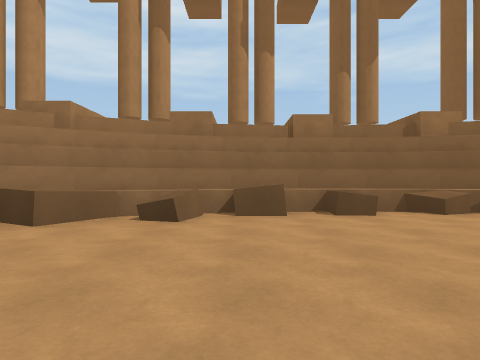
[1] (above)

19 first-person views from a walk through a scene from a Unity 3-D project. The camera is 1.2 m above the floor, looks level and sees 75° across. The floor is counted in squares, 2 m on a side. Each view is taken from the middle of a square. On the plan, view 1 faces up. The plan holds only what a view shows up to about 9 squares ahead; the rest is blank. The place goes on beyond the plan. The player is left out. Some animated figures are not drawn.

[2]
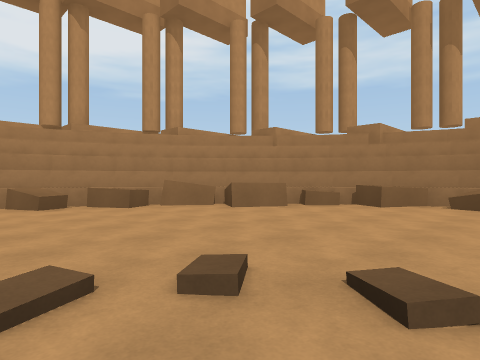

[3]
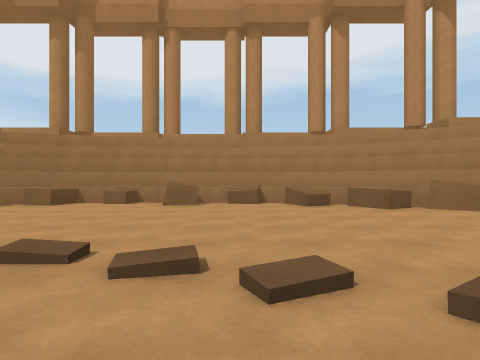

[4]
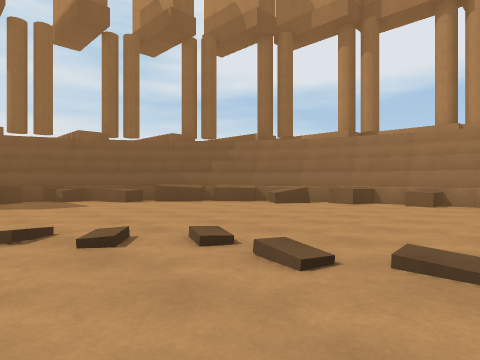

[5]
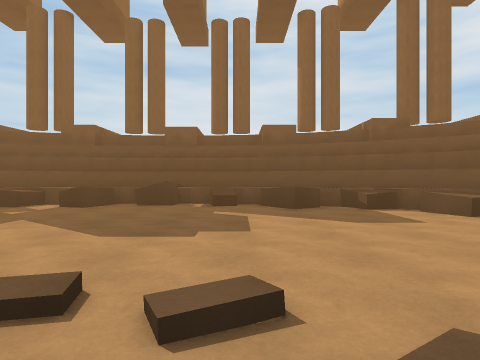

[6]
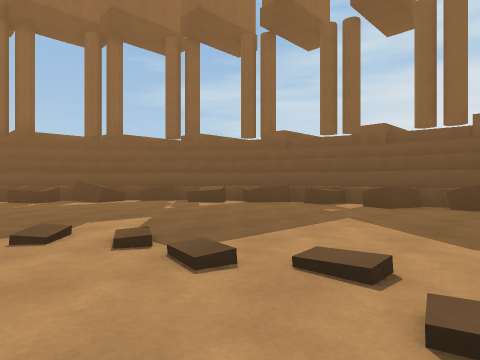

[7]
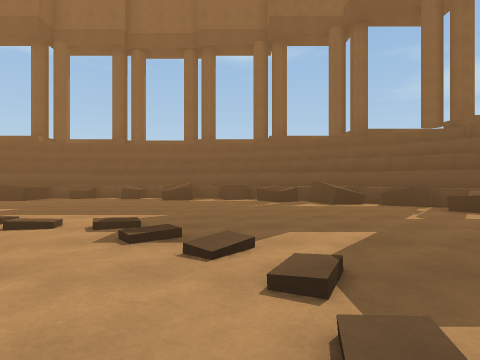

[8]
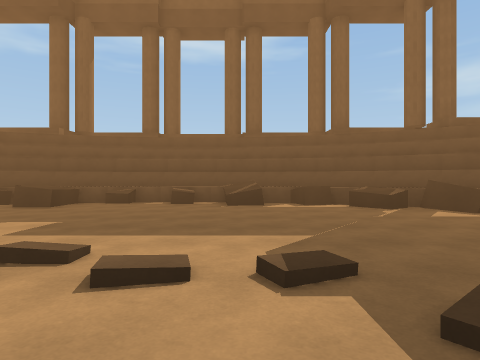

[9]
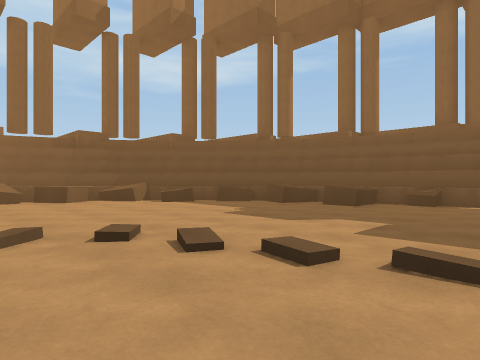

[10]
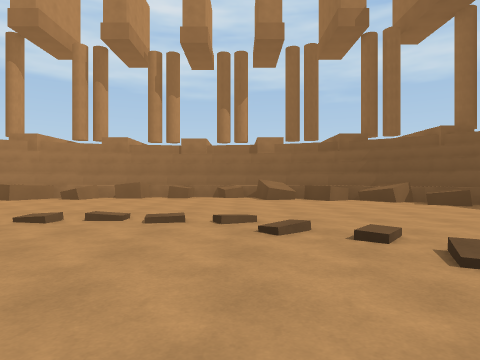

[11]
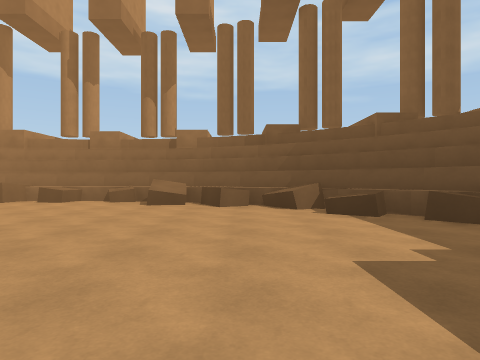

[12]
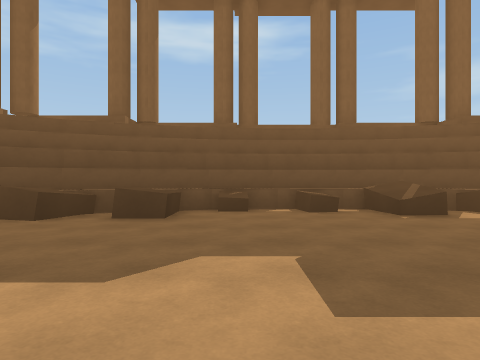

[13]
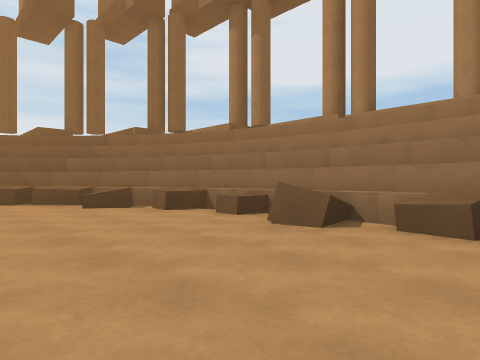

[14]
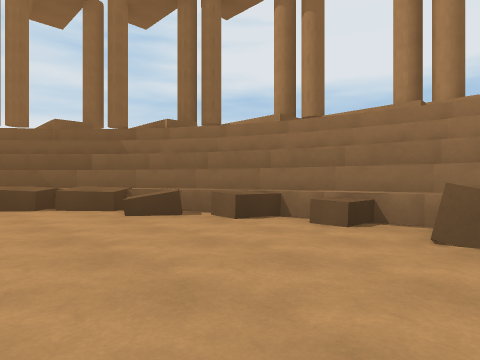

[15]
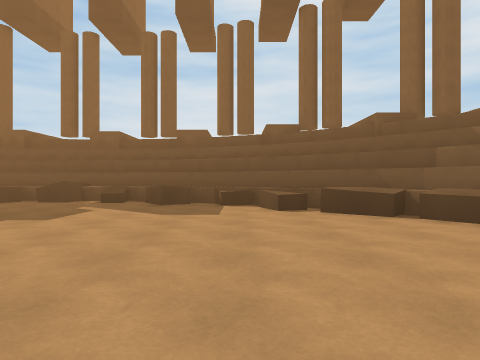

[16]
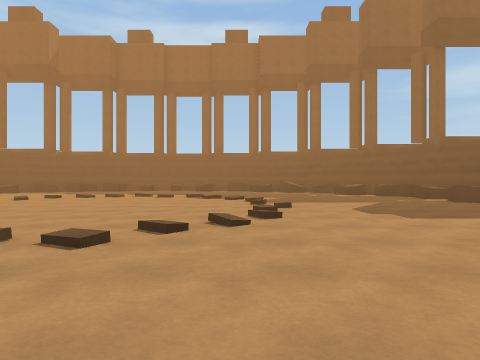

[17]
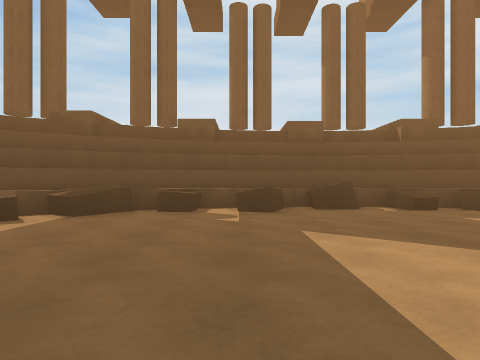

[18]
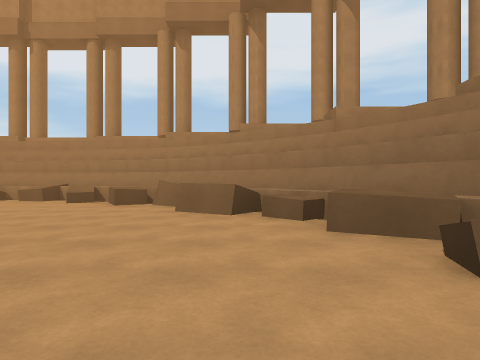

[19]
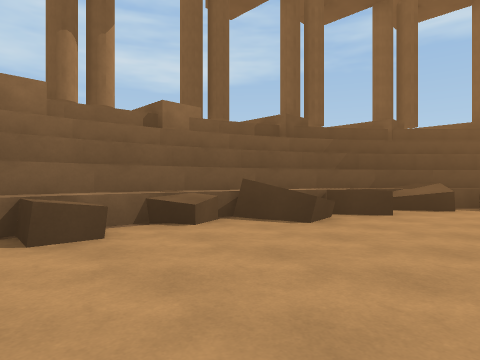

### Floor plan
Key: @ floor where view 1 was taken; # wall or solid block; . main floor; : floor 0.5 m higher than the main floor; + floor 0.75 m higher than the main floor; / step, stairs or slope; = window, fence, low wall or low ledge; ^ raised ledge; v drop or lower ground; O other object.
Columns run from 10 left of view 1 to 14 right of it. Each row starts with its distance up from view 1.
  8            ###
  7        ###^^^^^# #
  6      ##^^==#+=O# ###
  5     ##^#OOO.O..=##^##
  4    #^^O#.......O.O+^^#
  3   #^#O............OO#^
  2   #^OO...............^#
  1  #^v.................O^#
  0  #=O......@//./......O##
 -1 #^OO.....//...//.....OO^#
 -2 #^......./...../.......^#
 -3 #^O...../......./.....O+#
 -4 #^#...../......./...../+#
 -5 #^O...../......./.....O+#
 -6 #^O...../......./.....O^#
 -7 #^......./...../.......^#
 -8 #^#O.....//...//......O^#
 -9  #=O......../........O##
-10  #^#.................O^#
-11   #^O...............:^#
-12   #^#OO...........OO#^#
-13    #^^O..........OO^^#
-14     ##^#OO....OO##^##
-15      ##^^#=OOOO#####
-16        ###^^^^^###
-17            ###

Where each view was taken, in squares from view 1:
view 1: 0 up, 0 right, facing up
view 2: 3 down, 0 right, facing up-left
view 3: 3 down, 0 right, facing left
view 4: 4 down, 0 right, facing down-left
view 5: 7 down, 0 right, facing down
view 6: 7 down, 1 right, facing down-right
view 7: 8 down, 2 right, facing right
view 8: 6 down, 4 right, facing right
view 9: 5 down, 4 right, facing up-right
view 10: 5 down, 4 right, facing up
view 11: 3 down, 7 right, facing up
view 12: 3 down, 6 right, facing right
view 13: 2 down, 4 left, facing down-left
view 14: 4 down, 4 left, facing down-left
view 15: 6 down, 3 left, facing down
view 16: 8 down, 5 left, facing right
view 17: 8 down, 4 right, facing down
view 18: 3 up, 1 right, facing left
view 19: 2 up, 1 right, facing up-right
